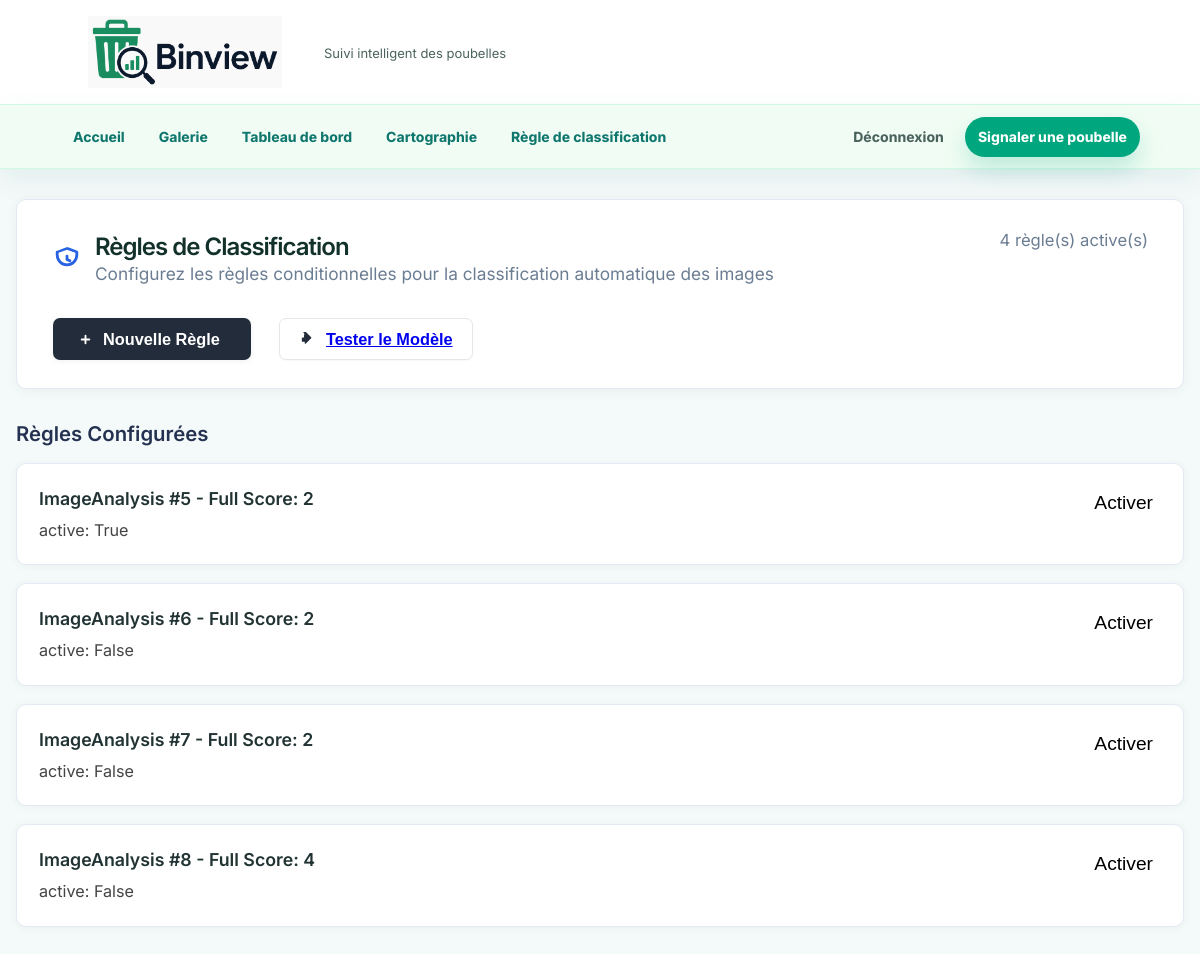
Page /classification_rule/ (signed in) on the earlier database version.
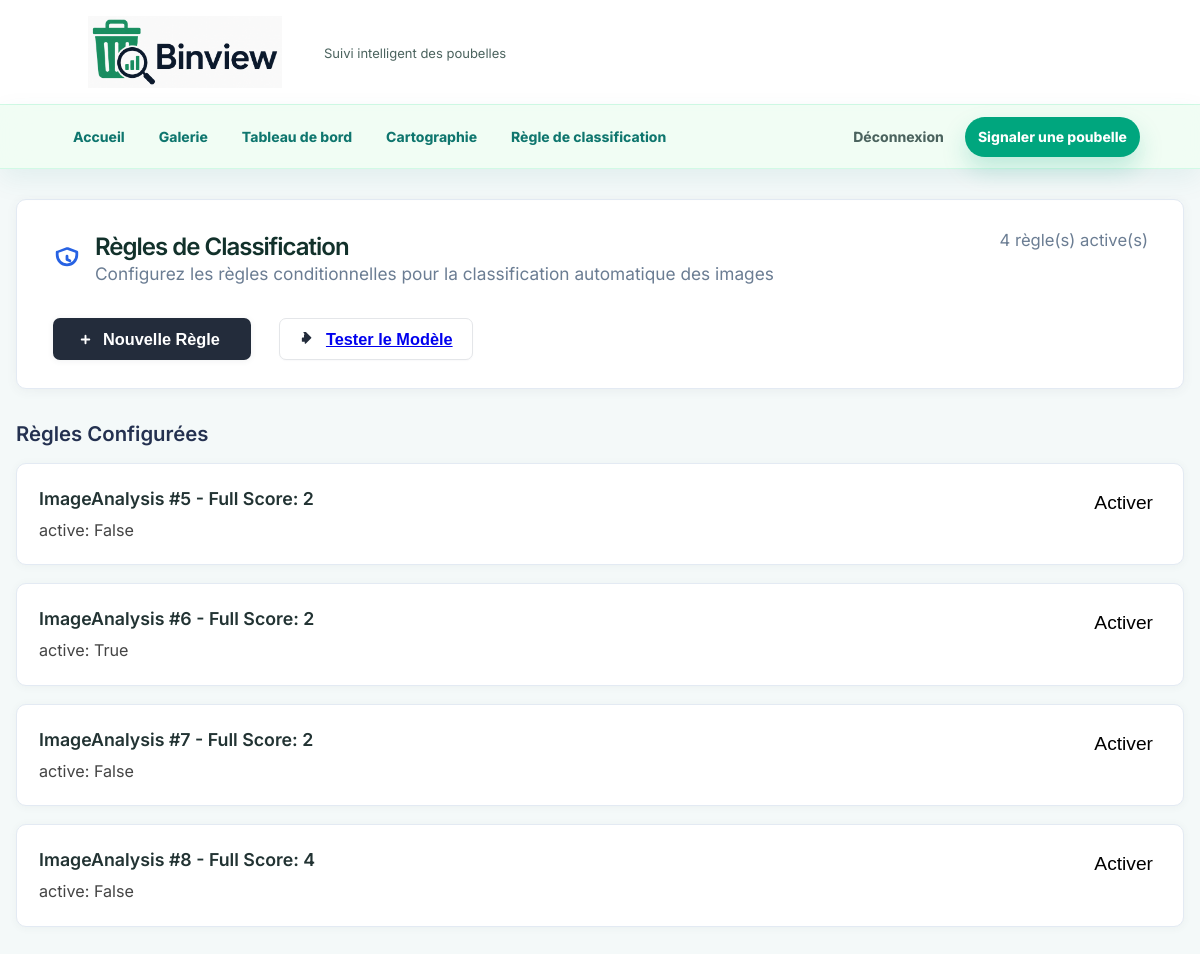
Same page on the later database version.
### analyse/models.py (models this page shows)
class ClassificationDefine(models.Model):
    num_contours_rule_1_vide = models.IntegerField(default=35)
    area_ratio_rule_1_vide = models.FloatField(default=0.25)
    mean_gray_rule_2_vide = models.IntegerField(default=140)
    edge_density_rule_2_vide = models.FloatField(default=0.05)
    area_ratio_rule_3_vide = models.FloatField(default=0.1)
    edge_density_rule_3_vide = models.FloatField(default=0.02)
    center_contour_density_rule_4_vide = models.FloatField(default=0.2)
    zone_middle_mean_brightness_rule_4_vide = models.IntegerField(default=70)
    mean_saturation_rule_1_pleine = models.IntegerField(default=75)
    area_ratio_rule_1_pleine = models.FloatField(default=0.2)
    area_ratio_rule_2_pleine = models.FloatField(default=0.3)
    num_contours_rule_2_pleine = models.IntegerField(default=60)
    edge_density_rule_3_pleine = models.FloatField(default=0.05)
    mean_saturation_rule_3_pleine = models.IntegerField(default=75)
    center_contour_density_rule_4_pleine = models.FloatField(default=0.35)
    zone_middle_mean_brightness_rule_4_pleine = models.IntegerField(default=80)
    contrast_rule_5_pleine = models.IntegerField(default=50)
    entropy_rule_5_pleine = models.FloatField(default=7.0)
    is_full_score = models.IntegerField(default=2)
    active = models.BooleanField(default=False)
    def __str__(self):
        return f"ImageAnalysis #{self.id} - Full Score: {self.is_full_score}"

### analyse/views.py (the view)
# urls.py: path('classification_rule/', views.classification_rule_view, name='classification_rule'),
@classification_view_required
def classification_rule_view(request):
    rules = ClassificationDefine.objects.all()
    return render(request, 'classification_rule.html', context={"rules" : rules})

### analyse/access.py (called while the page is built)
def staff_permissions_required(*permissions):
    def has_access(user):
        if not user.is_authenticated or not user.is_staff:
            return False
        if user.is_superuser:
            return True
        return all(user.has_perm(permission) for permission in permissions)
    return user_passes_test(has_access, login_url="/admin/login/")

### analyse/templates/classification_rule.html (shortened to what this page needs)
{% load static %}
<html lang="en">
<head>
    <link rel="stylesheet" href="{% static "analyse/classification.css" %}">
    <link rel="stylesheet" href="{% static "analyse/navbar.css" %}">
</head>
<body>
{% include "components/navbar.html" %}
</head>
<body>
  <div class="page-container">
    <div class="header-card">
      <div class="header-row">
        <div class="header-title-row">
          <svg viewBox="0 0 20 20" fill="currentColor"><path d="M10.35 2.4a1 1 0 0 0-.7 0l-6.5 2.5A1 1 0 0 0 2 5.8v2.07a8 8 0 1 0 16 0V5.8a1 1 0 0 0-.65-.9l-6.5-2.5ZM10 4.03l6 2.3v1.54a6 6 0 1 1-12 0V6.33l6-2.3Zm0 3.72a1 1 0 0 0-1 1v2.25a1 1 0 0 0 .55.9l2 1a1 1 0 1 0 .9-1.8l-1.45-.73V8.75a1 1 0 0 0-1-1Z"/></svg>
          <div class="header-texts">
            <h1>Règles de Classification</h1>
            <p>Configurez les règles conditionnelles pour la classification automatique des images</p>
          </div>
        </div>
        <span class="header-count">{{ rules.count }} règle(s) active(s)</span>
      </div>
      <div class="header-actions">
        <button class="btn primary">
          <svg viewBox="0 0 20 20" fill="currentColor"><path d="M10 5a1 1 0 0 1 1 1v3h3a1 1 0 1 1 0 2h-3v3a1 1 0 1 1-2 0v-3H6a1 1 0 0 1 0-2h3V6a1 1 0 0 1 1-1Z"/></svg>
         <a href="/form_rule" style="text-decoration :none; color :#fff;"> Nouvelle Règle <a>
        </button>
        <button class="btn">
          <svg viewBox="0 0 20 20" fill="currentColor"><path d="M4.5 2.75A.75.75 0 0 1 5.25 2h1.5a.75.75 0 0 1 .53.22l5.5 5.5a.75.75 0 0 1 0 1.06l-5.5 5.5a.75.75 0 0 1-1.28-.53v-1.5H3.75A.75.75 0 0 1 3 11.25v-2.5A.75.75 0 0 1 3.75 8h1.5V5.25a.75.75 0 0 1 .75-.75Z"/></svg>
          <a href="/tester"> Tester le Modèle </a>
        </button>
      </div>
    </div>
    <div>
      <div class="rules-section-title">Règles Configurées</div>
      <div class="rules-list">
        {% for rule in rules  %}
          <div class="rule-card">
            <div class="rule-info">
              <div class="rule-title">{{ rule }}</div>
              <div class="rule-details">
                active: {{ rule.active}}
              </div>
            </div>
            <div class="rule-actions">
              <button class="active-btn" title="Activer">
                <a href="/activer/{{ rule.id }}">Activer</a>
              </button>
            </div>
          </div>
        {% endfor %}
      </div>
    </div>
  </div>
</body>
</html>

### analyse/templates/components/navbar.html (shortened to what this page needs)
{% load static %}
<header class="site-header">
  <a href="/" class="brand-link" aria-label="Retour à l'accueil Binview">
    <img class="brand-logo" src="{% static 'images/binview-logo.png' %}" alt="Binview">
    <span>
      <small>Suivi intelligent des poubelles</small>
    </span>
  </a>
</header>
<nav class="site-nav" aria-label="Navigation principale">
  <div class="nav-links">
    <a href="/">Accueil</a>
    {% if request.user.is_staff %}
      <a href="/galerie">Galerie</a>
      <a href="/dashboard">Tableau de bord</a>
      <a href="/cartographie">Cartographie</a>
      <a href="/classification_rule">Règle de classification</a>
    {% endif %}
  </div>
  <div class="nav-actions">
    {% if request.user.is_authenticated %}
      <a href="/logout/" class="nav-link-muted">Déconnexion</a>
    {% else %}
      <a href="/login/" class="nav-link-muted">Espace admin</a>
    {% endif %}
    <a href="/upload" class="nav-cta">Signaler une poubelle</a>
  </div>
</nav>

### analyse/static/analyse/classification.css (style rules this page uses)
:root { --main-bg: linear-gradient(120deg, #f3f8fd 0%, #e8f7fd 50%, #e5f6eb 100%); --card-bg: #fff; --gray: #6b7d93; --border: #e3eaf3; --blue: #2762e3; --btn-dark: #232c3b; --btn-dark-hover: #1a2231; --btn-border: #e4e6e9; --red: #e94553; --green: #4bb85e; }
html, body { min-height: 100%; background: var(--main-bg); margin: 0; color: #222; }
body { margin: 0; padding: 0 0 50px 0; }
.page-container { max-width: 1200px; margin: 30px auto 0 auto; padding: 0 16px; }
.header-card { background: var(--card-bg); border-radius: 10px; box-shadow: 0 2px 12px 0 rgba(60,72,88,0.06); border: 1.5px solid var(--border); padding: 32px 30px 28px 36px; margin-bottom: 32px; position: relative; display: flex; flex-direction: column; gap: 22px; }
.header-row { display: flex; align-items: flex-start; justify-content: space-between; flex-wrap: wrap; gap: 14px 34px; }
.header-title-row { display: flex; align-items: center; gap: 12px; }
.header-title-row svg { color: var(--blue); width: 28px; height: 28px; margin-right: 2px; }
.header-texts h1 { font-size: 1.5rem; font-weight: 600; margin: 0 0 2px 0; letter-spacing: -1px; }
.header-texts p { color: var(--gray); font-size: 1.08rem; margin: 0; }
.header-actions { display: flex; gap: 14px; flex-wrap: wrap; margin-top: 12px; }
.btn { display: inline-flex; align-items: center; gap: 8px; padding: 0 19px; height: 42px; font-size: 1.02rem; font-weight: 600; border-radius: 7px; border: 1.5px solid var(--btn-border); background: var(--card-bg); color: #232c3b; cursor: pointer; transition: background 0.13s, border 0.13s; box-shadow: 0 1px 1.5px 0 rgba(60,72,88,0.03); outline: none; }
.btn.primary { background: var(--btn-dark); color: #fff; border: none; box-shadow: 0 1px 6px 0 rgba(60,72,88,0.08); padding: 0 23px; }
.btn svg { width: 19px; height: 19px; }
.header-count { color: var(--gray); font-size: 1.04rem; position: absolute; right: 35px; top: 30px; }
.rules-section-title { font-size: 1.27rem; font-weight: 600; margin-bottom: 17px; margin-top: 16px; color: #243150; }
.rules-list { display: flex; flex-direction: column; gap: 18px; }
.rule-card { background: var(--card-bg); border-radius: 10px; box-shadow: 0 1px 8px 0 rgba(60,72,88,0.05); border: 1.5px solid var(--border); padding: 24px 26px 20px 22px; display: flex; align-items: flex-start; justify-content: space-between; gap: 24px; min-width: 0; }
.rule-info { flex: 1 1 auto; min-width: 0; }
.rule-title { font-size: 1.11rem; font-weight: 600; margin-bottom: 8px; color: #233; }
.rule-details { font-size: 1.01rem; color: #444; line-height: 1.7; }
.rule-actions { display: flex; align-items: center; gap: 16px; margin-left: 10px; min-width: 0; }
.active-btn { background: none; border: none; color: var(--blue); font-size: 1.20rem; display: flex; align-items: center; cursor: pointer; padding: 4px; margin-left: 2px; transition: background 0.13s; border-radius: 5px; }
.active-btn a { text-decoration: none; color: #000; }

Differences in the rows shown:
changed ClassificationDefine "ImageAnalysis #5 - Full Score: 2": active "True" → "False"
changed ClassificationDefine "ImageAnalysis #6 - Full Score: 2": active "False" → "True"
